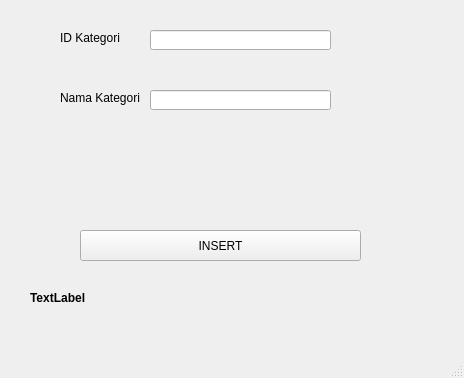
<?xml version="1.0" encoding="UTF-8"?>
<ui version="4.0">
 <class>MainWindow</class>
 <widget class="QMainWindow" name="MainWindow">
  <property name="geometry">
   <rect>
    <x>0</x>
    <y>0</y>
    <width>464</width>
    <height>378</height>
   </rect>
  </property>
  <property name="windowTitle">
   <string>MainWindow</string>
  </property>
  <widget class="QWidget" name="centralwidget">
   <widget class="QPushButton" name="pushButtonInsert">
    <property name="geometry">
     <rect>
      <x>80</x>
      <y>230</y>
      <width>281</width>
      <height>31</height>
     </rect>
    </property>
    <property name="text">
     <string>INSERT</string>
    </property>
   </widget>
   <widget class="QLabel" name="label">
    <property name="geometry">
     <rect>
      <x>60</x>
      <y>30</y>
      <width>61</width>
      <height>16</height>
     </rect>
    </property>
    <property name="text">
     <string>ID Kategori</string>
    </property>
   </widget>
   <widget class="QLabel" name="label_2">
    <property name="geometry">
     <rect>
      <x>60</x>
      <y>90</y>
      <width>81</width>
      <height>16</height>
     </rect>
    </property>
    <property name="text">
     <string>Nama Kategori</string>
    </property>
   </widget>
   <widget class="QLineEdit" name="lineEditID">
    <property name="geometry">
     <rect>
      <x>150</x>
      <y>30</y>
      <width>181</width>
      <height>20</height>
     </rect>
    </property>
   </widget>
   <widget class="QLineEdit" name="lineEditNmKat">
    <property name="geometry">
     <rect>
      <x>150</x>
      <y>90</y>
      <width>181</width>
      <height>20</height>
     </rect>
    </property>
   </widget>
   <widget class="QLabel" name="labelResult">
    <property name="geometry">
     <rect>
      <x>30</x>
      <y>290</y>
      <width>111</width>
      <height>16</height>
     </rect>
    </property>
    <property name="font">
     <font>
      <weight>75</weight>
      <bold>true</bold>
     </font>
    </property>
    <property name="text">
     <string>TextLabel</string>
    </property>
   </widget>
  </widget>
  <widget class="QMenuBar" name="menubar">
   <property name="geometry">
    <rect>
     <x>0</x>
     <y>0</y>
     <width>464</width>
     <height>21</height>
    </rect>
   </property>
  </widget>
  <widget class="QStatusBar" name="statusbar"/>
 </widget>
 <resources/>
 <connections/>
</ui>
